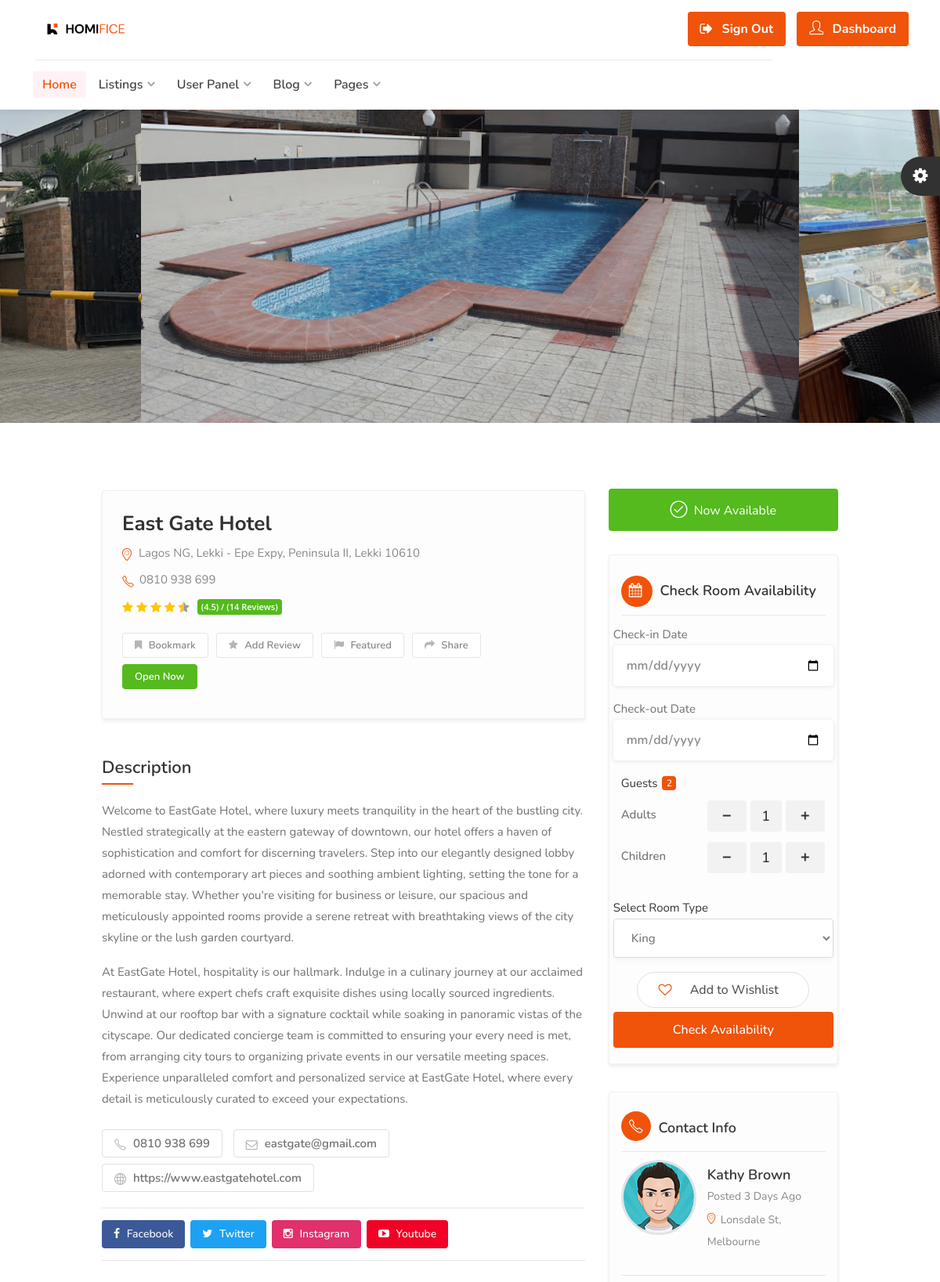
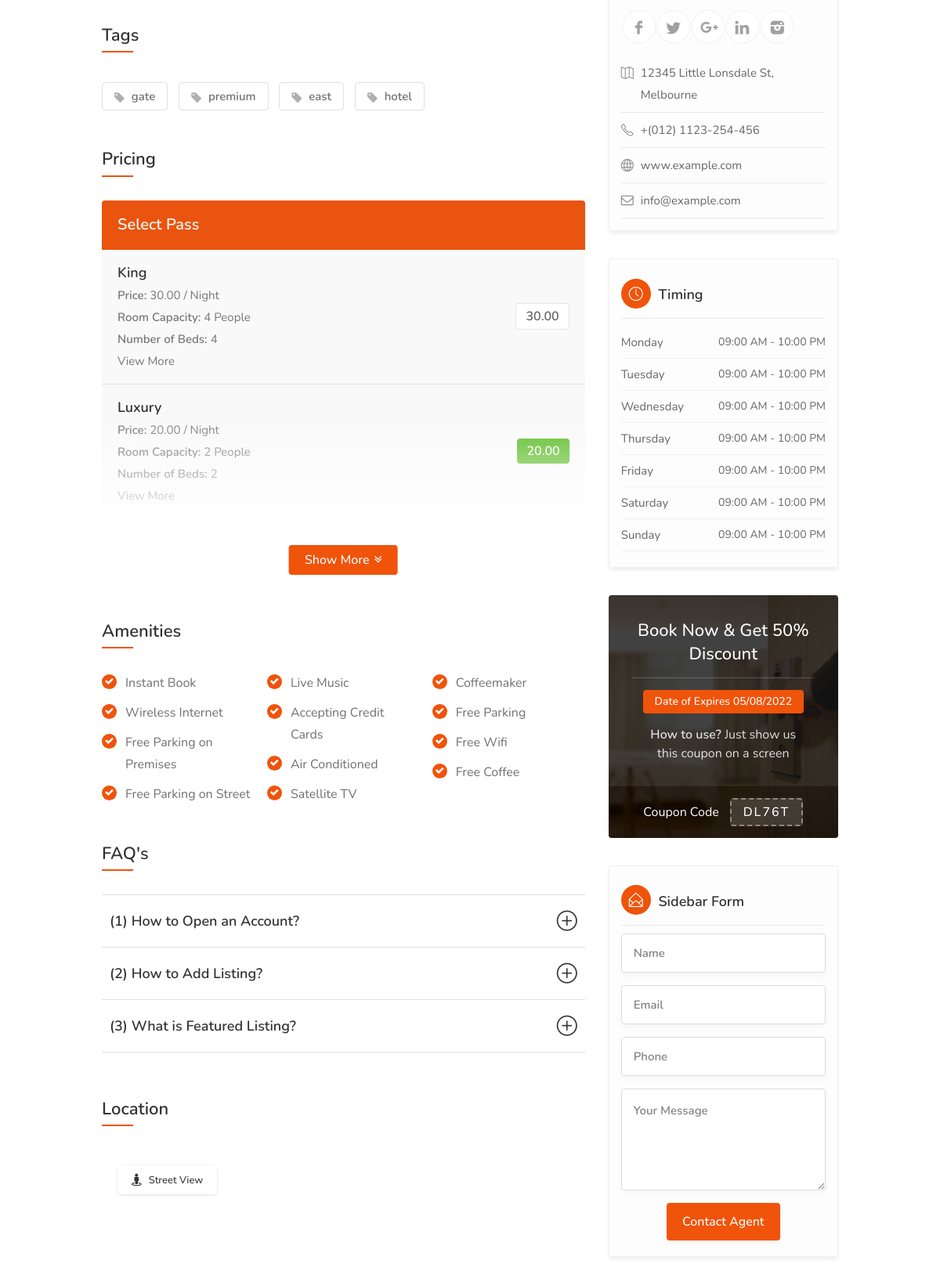
Screenshot of /detail/east-gate-hotel/ (signed in, upper part) with the database file from the repository (2 pictures, top to bottom).
### hotel/models.py (models this page shows, shortened)
class HotelGallery(models.Model):
    hotel = models.ForeignKey(Hotel, on_delete=models.CASCADE)
    image = models.FileField(upload_to="hotel_gallery")
    hotelGalleryID = ShortUUIDField(unique=True, length=10, max_length=20, alphabet="abcdefghijklmnopqrstuvwxyz")
    class Meta:
        verbose_name_plural = "Hotel Gallery"

class Hotel(models.Model):
    user = models.ForeignKey(User, on_delete=models.SET_NULL, null=True) #the hotel lister
    name = models.CharField(max_length=255)
    description = CKEditor5Field(null=True, blank=True, config_name='extends')
    image = models.FileField(upload_to="hotel_gallery")
    address = models.CharField(max_length=500)
    mobile = models.CharField(max_length=20)
    email = models.EmailField()
    status = models.CharField(max_length=20, choices=HOTEL_STATUS, default="Live")
    tags = TaggableManager(blank=True)
    views = models.IntegerField(default=0)
    featured = models.BooleanField(default=False)
    hotelID = ShortUUIDField(unique=True, length=10, max_length=20, alphabet="abcdefghijklmnopqrstuvwxyz")
    slug = models.SlugField(unique=True)
    date = models.DateTimeField(auto_now_add=True)
    website = models.CharField(max_length=2048, null=True, blank=True)
    facebook = models.CharField(max_length=2048, null=True, blank=True)
    twitter = models.CharField(max_length=2048, null=True, blank=True)
    instagram = models.CharField(max_length=2048, null=True, blank=True)
    youtube = models.CharField(max_length=2048, null=True, blank=True)
    def thumbnail(self):
        if self.image:
            return mark_safe("<img src='%s' width='50' height='50' style='object-fit: cover; border-radius 7px;' />" % (self.image.url))
        return "No Image"
    thumbnail.short_description = 'Thumbnail'
    def hotel_gallery(self):
        return HotelGallery.objects.filter(hotel=self)
    def hotel_room_types(self):
        return RoomType.objects.filter(hotel=self)

class RoomType(models.Model):
    hotel = models.ForeignKey(Hotel, on_delete=models.CASCADE)
    type = models.CharField(max_length=10)
    price = models.DecimalField(max_digits=12, decimal_places=2, default=0.00)
    number_of_beds = models.PositiveBigIntegerField(default=0)
    room_capacity = models.PositiveIntegerField(default=0)
    roomTypeID = ShortUUIDField(unique=True, length=10, max_length=20, alphabet="abcdefghijklmnopqrstuvwxyz")
    slug = models.SlugField(unique=True)
    date = models.DateTimeField(auto_now_add=True)
    class Meta:
        verbose_name_plural = "Room Type"

### hotel/views.py (the view)
# urls.py: path("detail/<slug>/", views.hotel_detail, name="hotel_detail"),
def hotel_detail(request, slug):
    hotel = Hotel.objects.get(status="Live", slug=slug)
    context = {
          "hotel":hotel,
    }
    return render(request, "hotel/hotel_detail.html", context)

### templates/hotel/hotel_detail.html (shortened to what this page needs)
{% extends 'partials/base.html' %}
{% load static %}
{% block content %}
<div id="utf_listing_gallery_part" class="utf_listing_section">
    <div class="utf_listing_slider utf_gallery_container margin-bottom-0">
        {% for gallery_images in hotel.hotel_gallery.all %}
        <a href="{{ gallery_images.image.url }}" data-background-image="{{ gallery_images.image.url }}"
            class="item utf_gallery"></a>
        {% endfor %}
    </div>
</div>
<div class="container">
    <div class="row utf_sticky_main_wrapper">
        <div class="col-lg-8 col-md-8">
            <div id="titlebar" class="utf_listing_titlebar">
                <div class="utf_listing_titlebar_title">
                    <h1>{{hotel.name}}</h1>
                    <span> <a href="#utf_listing_location" class="listing-address"> <i class="sl sl-icon-location"></i>
                            {{hotel.address}}</a> </span>
                    <span class="call_now"><i class="sl sl-icon-phone"></i> {{hotel.mobile}} </span>
                    <div class="utf_star_rating_section" data-rating="4.5">
                        <div class="utf_counter_star_rating">(4.5) / (14 Reviews)</div>
                    </div>
                    <ul class="listing_item_social">
                        <li><a href="#"><i class="fa fa-bookmark"></i> Bookmark</a></li>
                        <li><a href="#"><i class="fa fa-star"></i> Add Review</a></li>
                        {% if hotel.featured == True %}
                        <li><a href="#"><i class="fa fa-flag"></i> Featured</a></li>
                        {% endif %}
                        <li><a href="#"><i class="fa fa-share"></i> Share</a></li>
                        <li><a href="#" class="now_open">Open Now</a></li>
                    </ul>
                </div>
            </div>
            <div id="utf_listing_overview" class="utf_listing_section">
                <h3 class="utf_listing_headline_part margin-top-30 margin-bottom-30">Description</h3>
                <p>{{ hotel.description|safe }}</p>
                <div id="utf_listing_tags"
                    class="utf_listing_section listing_tags_section margin-bottom-10 margin-top-0">
                    <a href="#"><i class="sl sl-icon-phone" aria-hidden="true"></i> {{hotel.mobile}} </a>
                    <a href="#"><i class="fa fa-envelope-o" aria-hidden="true"></i> {{hotel.email}} </a>
                    <a href="#"><i class="sl sl-icon-globe" aria-hidden="true"></i> {{hotel.website}} </a>
                </div>
                <div class="social-contact">
                    <a href="{{hotel.facebook}}" class="facebook-link"><i class="fa fa-facebook"></i> Facebook</a>
                    <a href="{{hotel.twitter}}" class="twitter-link"><i class="fa fa-twitter"></i> Twitter</a>
                    <a href="{{hotel.instagram}}" class="instagram-link"><i class="fa fa-instagram"></i> Instagram</a>
                    <a href="{{hotel.youtube}}" class="youtube-link"><i class="fa fa-youtube-play"></i> Youtube</a>
                </div>
            </div>
            <div id="utf_listing_tags" class="utf_listing_section listing_tags_section">
                <h3 class="utf_listing_headline_part margin-top-40 margin-bottom-40">Tags</h3>
                {% for all_tags in hotel.tags.all %}
                    <a href="#"><i class="fa fa-tag" aria-hidden="true"></i> {{ all_tags.name }}</a>
                {% endfor %}
            </div>
            <div class="utf_listing_section">
                <h3 class="utf_listing_headline_part margin-top-50 margin-bottom-40">Pricing</h3>
                <div class="show-more">
                    <div class="utf_pricing_list_section">
                        <h4>Select Pass</h4>
                        <ul>
                            {% for rooms in hotel.hotel_room_types %}
                            <li>
                                <h5>{{rooms.type}}</h5>
                                <p><strong>Price: </strong>{{rooms.price}} / Night </p>
                                <p><strong>Room Capacity: </strong>{{rooms.room_capacity}} People </p>
                                <p><strong>Number of Beds: </strong>{{rooms.number_of_beds}} </p>
                                <p><a href="{% url 'hotel:room_type_detail' rooms.hotel.slug rooms.slug%}" class="text-muted">View More <i class="fas fa-link"></i></a></p>
                                <span>{{rooms.price}}</span>
                            </li>
                            {% endfor %}
                        </ul>
                    </div>
                </div>
                <a href="#" class="show-more-button" data-more-title="Show More" data-less-title="Show Less"><i
                        class="fa fa-angle-double-down"></i></a>
            </div>
            <div id="utf_listing_amenities" class="utf_listing_section">
                <h3 class="utf_listing_headline_part margin-top-50 margin-bottom-40">Amenities</h3>
                <ul class="utf_listing_features checkboxes margin-top-0">
                    <li>Instant Book</li>
                    <li>Wireless Internet</li>
                    <li>Free Parking on Premises</li>
                    <li>Free Parking on Street</li>
                    <li>Live Music</li>
                    <li>Accepting Credit Cards</li>
                    <li>Air Conditioned</li>
                    <li>Satellite TV</li>
                    <li>Coffeemaker</li>
                    <li>Free Parking</li>
                    <li>Free Wifi</li>
                    <li>Free Coffee</li>
                </ul>
            </div>
            <div id="utf_listing_faq" class="utf_listing_section">
                <h3 class="utf_listing_headline_part margin-top-50 margin-bottom-40">FAQ's</h3>
                <div class="style-2">
                    <div class="accordion">
                        <h3><i
                                class="sl sl-icon-plus"></i> (1) How to Open an Account?</h3>
                        <h3><i
                                class="sl sl-icon-plus"></i> (2) How to Add Listing?</h3>
                        <h3><i
                                class="sl sl-icon-plus"></i> (3) What is Featured Listing?</h3>
                    </div>
                </div>
            </div>
            <div id="utf_listing_location" class="utf_listing_section">
                <h3 class="utf_listing_headline_part margin-top-60 margin-bottom-40">Location</h3>
                <div id="utf_single_listing_map_block">
                    <div id="utf_single_listingmap" data-latitude="36.778259" data-longitude="-119.417931"
                        data-map-icon="im im-icon-Hamburger"></div>
                    <a href="#" id="utf_street_view_btn">Street View</a>
                </div>
            </div>
        </div>
        <div class="col-lg-4 col-md-4 margin-top-75 sidebar-search">
            <div class="verified-badge with-tip margin-bottom-30"
                data-tip-content="Purchase ticket has been verified and belongs business owner or manager."> <i
                    class="sl sl-icon-check"></i> Now Available</div>
                    <div class="utf_box_widget booking_widget_box shadow-lg p-30">
                        <h3><i class="fa fa-calendar"></i> Check Room Availability</h3>
                        <form class="row with-forms margin-top-0" method="POST">
                          <div class="select_date_box">
                            <label for="Checkin">Check-in Date</label>
                            <input type="date" id="date-picker" placeholder="Select Date">
                          </div>
                          <div class="select_date_box">
                            <label for="Checkout">Check-out Date</label>
                            <input type="date" id="date-picker" placeholder="Select Date">
                          </div>
                          <div class="with-forms">
                            <div class="col-lg-12">
                              <a href="#">Guests <span class="qtyTotal" name="qtyTotal">1</span></a>
                              <div class="panel-dropdown-content">
                                <div class="qtyButtons">
                                  <div class="qtyTitle">Adults</div>
                                  <input type="text" name="qtyInput" value="1">
                                </div>
                                <div class="qtyButtons">
                                  <div class="qtyTitle">Children</div>
                                  <input type="text" name="qtyInput" value="1">
                                </div>
                              </div>
                            </div>
                          </div>
                          <div class="with-forms margin-top-30">
                            <a href="#">Select Room Type</a>
                            <select name="room-type" class="utf_chosen_select_sing;e" required id="">
                              <option value="">King</option>
                            </select>
                          </div>
                          <button class="like-button add_to_wishlist"><span class="like-icon"></span> Add to Wishlist</button>
                          <button type="submit" class="utf_progress_button button fullwidth_block margin-top-5">Check
                            Availability</button>
                        </form>
                      </div>
            <div class="utf_box_widget margin-top-35">
                <h3><i class="sl sl-icon-phone"></i> Contact Info</h3>
                <div class="utf_hosted_by_user_title"> <a href="#" class="utf_hosted_by_avatar_listing"><img
                            src="images/dashboard-avatar.jpg" alt=""></a>
                    <h4><a href="#">Kathy Brown</a><span>Posted 3 Days Ago</span>
                        <span><i class="sl sl-icon-location"></i> Lonsdale St, Melbourne</span>
                    </h4>
                </div>
                <ul class="utf_social_icon rounded margin-top-10">
                    <li><a class="facebook" href="#"></a></li>
                    <li><a class="twitter" href="#"></a></li>
                    <li><a class="gplus" href="#"></a></li>
                    <li><a class="linkedin" href="#"></a></li>
                    <li><a class="instagram" href="#"></a></li>
                </ul>
                <ul class="utf_listing_detail_sidebar">
                    <li><i class="sl sl-icon-map"></i> 12345 Little Lonsdale St, Melbourne</li>
                    <li><i class="sl sl-icon-phone"></i> +(012) 1123-254-456</li>
                    <li><i class="sl sl-icon-globe"></i> <a href="#">www.example.com</a></li>
                    <li><i class="fa fa-envelope-o"></i> <a href="mailto:info@example.com">info@example.com</a></li>
                </ul>
            </div>
            <div class="utf_box_widget opening-hours margin-top-35">
                <h3><i class="sl sl-icon-clock"></i> Timing</h3>
                <ul>
                    <li>Monday <span>09:00 AM - 10:00 PM</span></li>
                    <li>Tuesday <span>09:00 AM - 10:00 PM</span></li>
                    <li>Wednesday <span>09:00 AM - 10:00 PM</span></li>
                    <li>Thursday <span>09:00 AM - 10:00 PM</span></li>
                    <li>Friday <span>09:00 AM - 10:00 PM</span></li>
                    <li>Saturday <span>09:00 AM - 10:00 PM</span></li>
                    <li>Sunday <span>09:00 AM - 10:00 PM</span></li>
                </ul>
            </div>
            <div class="opening-hours margin-top-35">
                <div class="utf_coupon_widget" style="background-image: url(images/coupon-bg-1.jpg);">
                    <div class="utf_coupon_overlay"></div>
                    <a href="#" class="utf_coupon_top">
                        <h3>Book Now & Get 50% Discount</h3>
                        <div class="utf_coupon_expires_date">Date of Expires 05/08/2022</div>
                        <div class="utf_coupon_used"><strong>How to use?</strong> Just show us this coupon on a screen
                        </div>
                    </a>
                    <div class="utf_coupon_bottom">
                        <p>Coupon Code</p>
                        <div class="utf_coupon_code">DL76T</div>
                    </div>
                </div>
            </div>
            <div class="utf_box_widget opening-hours margin-top-35">
                <h3><i class="sl sl-icon-envelope-open"></i> Sidebar Form</h3>
                <form id="contactform">
                    <div class="row">
                        <div class="col-md-12">
                            <input name="name" type="text" placeholder="Name" required="">
                        </div>
                        <div class="col-md-12">
                            <input name="email" type="email" placeholder="Email" required="">
                        </div>
                        <div class="col-md-12">
                            <input name="phone" type="text" placeholder="Phone" required="">
                        </div>
                        <div class="col-md-12">
                            <textarea name="comments" cols="40" rows="2" id="comments" placeholder="Your Message"
                                required=""></textarea>
                        </div>
                    </div>
                    <input type="submit" class="submit button" id="submit" value="Contact Agent">
                </form>
            </div>
        </div>
    </div>
</div>
{% endblock content %}

### rows the page displays
HotelGallery: shows a picture
HotelGallery: shows a picture
HotelGallery: shows a picture
Hotel: name "East Gate Hotel", address "Lagos NG, Lekki - Epe Expy, Peninsula II, Lekki 10610", mobile "0810 938 699", description "Welcome to EastGate Hotel, where luxury meets tranquility in the heart of the bustling city. Nestled strategically at the eastern gateway of downtown, our hotel offers a haven of sophistication and comfort for discerning travelers. Step into our elegantly designed lobby adorned with contemporary art pieces and soothing ambient lighting, setting the tone for a memorable stay. Whether you're visiting for business or leisure, our spacious and meticulously appointed rooms provide a serene retreat with breathtaking views of the city skyline or the lush garden courtyard. At EastGate Hotel, hospitality is our hallmark. Indulge in a culinary journey at our acclaimed restaurant, where expert chefs…", email "eastgate@gmail.com", website "https://www.eastgatehotel.com"
Tag: name "gate"
Tag: name "premium"
Tag: name "east"
Tag: name "hotel"
RoomType: type "King", price "30.00", room_capacity "4", number_of_beds "4"
RoomType: type "Luxury", price "20.00", room_capacity "2", number_of_beds "2"
